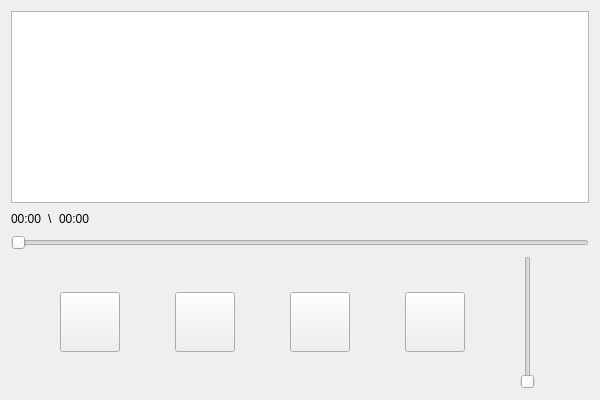
<?xml version="1.0" encoding="UTF-8"?>
<ui version="4.0">
 <class>musicPlayer</class>
 <widget class="QWidget" name="musicPlayer">
  <property name="geometry">
   <rect>
    <x>0</x>
    <y>0</y>
    <width>600</width>
    <height>400</height>
   </rect>
  </property>
  <property name="windowTitle">
   <string>Form</string>
  </property>
  <layout class="QVBoxLayout" name="verticalLayout">
   <item>
    <widget class="QListView" name="songlist"/>
   </item>
   <item>
    <layout class="QHBoxLayout" name="horizontalLayout_3">
     <item>
      <layout class="QHBoxLayout" name="horizontalLayout_2">
       <item>
        <widget class="QLabel" name="curPlayLab">
         <property name="text">
          <string>00:00</string>
         </property>
        </widget>
       </item>
       <item>
        <widget class="QLabel" name="label_2">
         <property name="text">
          <string>\</string>
         </property>
        </widget>
       </item>
       <item>
        <widget class="QLabel" name="durationLab">
         <property name="text">
          <string>00:00</string>
         </property>
        </widget>
       </item>
      </layout>
     </item>
     <item>
      <spacer name="horizontalSpacer">
       <property name="orientation">
        <enum>Qt::Horizontal</enum>
       </property>
       <property name="sizeHint" stdset="0">
        <size>
         <width>40</width>
         <height>20</height>
        </size>
       </property>
      </spacer>
     </item>
    </layout>
   </item>
   <item>
    <widget class="ClickableSlider" name="playtimeSlider">
     <property name="orientation">
      <enum>Qt::Horizontal</enum>
     </property>
    </widget>
   </item>
   <item>
    <layout class="QHBoxLayout" name="horizontalLayout">
     <item>
      <widget class="QPushButton" name="openDirBtn">
       <property name="minimumSize">
        <size>
         <width>60</width>
         <height>60</height>
        </size>
       </property>
       <property name="maximumSize">
        <size>
         <width>60</width>
         <height>60</height>
        </size>
       </property>
       <property name="styleSheet">
        <string notr="true">image: url(:/icon/icon/文件夹.png);</string>
       </property>
       <property name="text">
        <string/>
       </property>
      </widget>
     </item>
     <item>
      <widget class="QPushButton" name="prevBtn">
       <property name="minimumSize">
        <size>
         <width>60</width>
         <height>60</height>
        </size>
       </property>
       <property name="maximumSize">
        <size>
         <width>60</width>
         <height>60</height>
        </size>
       </property>
       <property name="styleSheet">
        <string notr="true">image: url(:/icon/icon/上一个.png);</string>
       </property>
       <property name="text">
        <string/>
       </property>
      </widget>
     </item>
     <item>
      <widget class="QPushButton" name="playBtn">
       <property name="minimumSize">
        <size>
         <width>60</width>
         <height>60</height>
        </size>
       </property>
       <property name="maximumSize">
        <size>
         <width>60</width>
         <height>60</height>
        </size>
       </property>
       <property name="styleSheet">
        <string notr="true">image: url(:/icon/icon/暂停.png);</string>
       </property>
       <property name="text">
        <string/>
       </property>
      </widget>
     </item>
     <item>
      <widget class="QPushButton" name="nextBtn">
       <property name="minimumSize">
        <size>
         <width>60</width>
         <height>60</height>
        </size>
       </property>
       <property name="maximumSize">
        <size>
         <width>60</width>
         <height>60</height>
        </size>
       </property>
       <property name="styleSheet">
        <string notr="true">image: url(:/icon/icon/下一个.png);</string>
       </property>
       <property name="text">
        <string/>
       </property>
      </widget>
     </item>
     <item>
      <widget class="ClickableSlider" name="volumeSlider">
       <property name="orientation">
        <enum>Qt::Vertical</enum>
       </property>
      </widget>
     </item>
    </layout>
   </item>
  </layout>
 </widget>
 <customwidgets>
  <customwidget>
   <class>ClickableSlider</class>
   <extends>QSlider</extends>
   <header>library/clickableslider.h</header>
  </customwidget>
 </customwidgets>
 <resources/>
 <connections/>
</ui>
